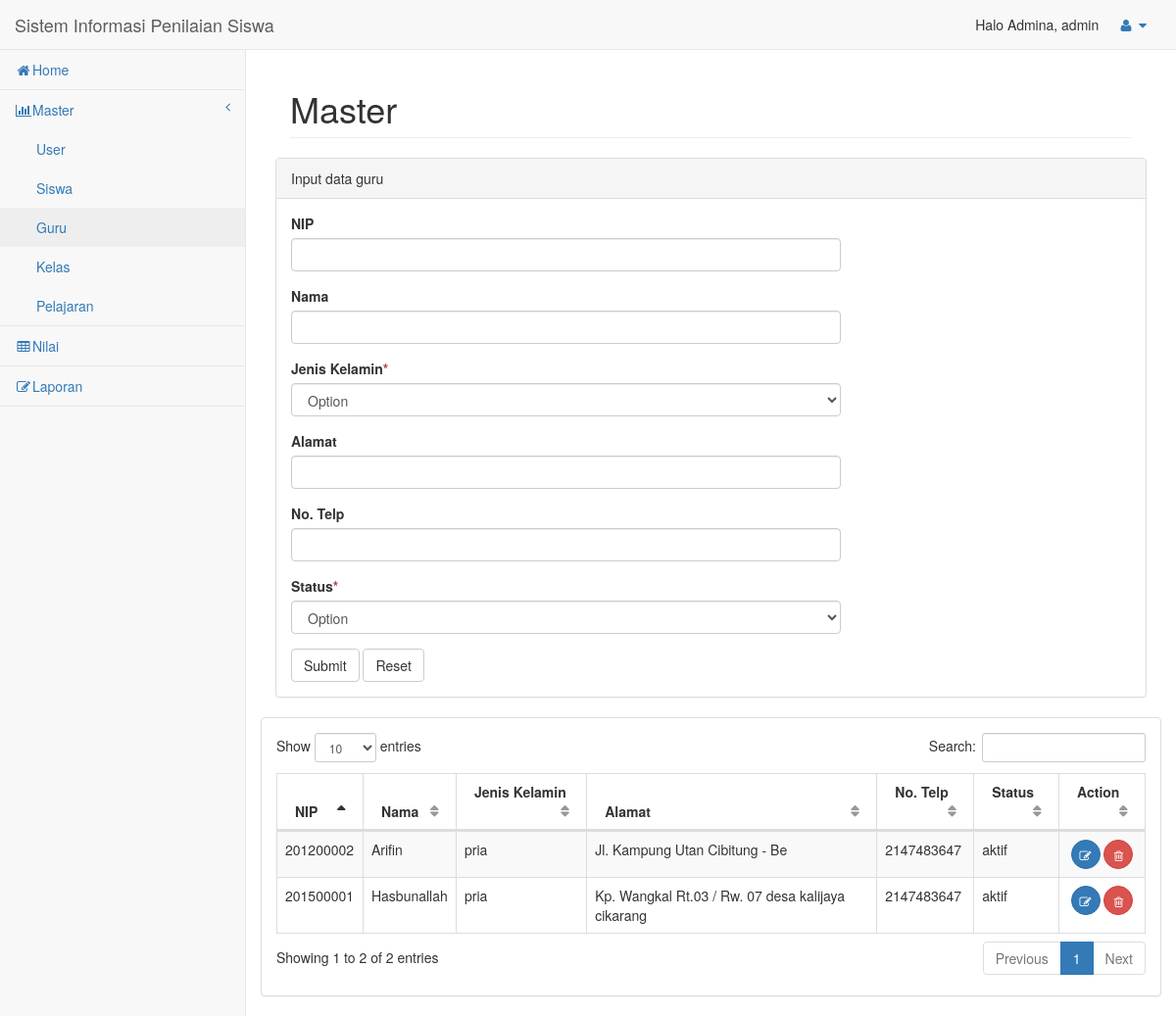
Screenshot of /admin/guru.php (signed in) with the database file from the repository.
### tables this page shows
CREATE TABLE `tbl_guru` (
  `nip` bigint(19) UNSIGNED NOT NULL,
  `nama` varchar(20) NOT NULL,
  `jk` enum('pria','wanita') NOT NULL,
  `alamat` varchar(50) NOT NULL,
  `no_tlp` bigint(13) NOT NULL,
  `status` enum('aktif','tidak') NOT NULL
);

### admin/guru.php (the view, shortened to what this page needs)
<!DOCTYPE html>
<html lang="en">
<head>
    <link href="assets/vendor/bootstrap/css/bootstrap.min.css" rel="stylesheet">
    <link href="assets/vendor/metisMenu/metisMenu.min.css" rel="stylesheet">
    <link href="assets/vendor/datatables-plugins/dataTables.bootstrap.css" rel="stylesheet">
    <link href="assets/vendor/datatables-responsive/dataTables.responsive.css" rel="stylesheet">
    <link href="assets/dist/css/sb-admin-2.css" rel="stylesheet">
    <link href="assets/vendor/font-awesome/css/font-awesome.min.css" rel="stylesheet" type="text/css">
</head>
<body>
<?php
    include "include/headerup.php";
    include "include/header.php";
?>
        <div id="page-wrapper">
            <div class="container-fluid">
                <div class="row">
                    <div class="col-lg-12">
                        <h1 class="page-header">Master</h1>
                    </div>
                    <div class="row">
                <div class="col-lg-12">
                    <div class="panel panel-default">
                        <div class="panel-heading">
                            Input data guru
                        </div>
                        <div class="panel-body">
                            <div class="row">
                                <div class="col-lg-8">
                                    <form method="post">
                    <div class="form-group">
                        <label class="control-label">NIP</label>
                        <input class="form-control" type="text" name="nip"/>
                    </div>
                    <div class="form-group">
                        <label class="control-label">Nama</label>
                        <input class="form-control" type="text" name="nama" />
                    </div>
                    <div class="form-group">
                    <label class="control-label">Jenis Kelamin<span class="text-danger">*</span></label>
                    <select class="form-control" name="jk" required="" onchange="javascript:get(this)">
                        <option value="">Option</option>
                    </select>
                    </div>
                    <div class="form-group">
                        <label class="control-label">Alamat</label>
                        <input class="form-control" type="text" name="alamat" />
                    </div>
                    <div class="form-group">
                        <label class="control-label">No. Telp</label>
                        <input class="form-control" type="text" name="no_tlp" />
                    </div>
                    <div class="form-group">
                    <label class="control-label">Status<span class="text-danger">*</span></label>
                    <select class="form-control" name="status" required="" onchange="javascript:get(this)">
                        <option value="">Option</option>
                    </select>
                    </div>
                                        <button type="submit" name="submit" value="submit" class="btn btn-default">Submit</button>
                                        <button type="reset" class="btn btn-default">Reset</button>
                                    </form>
                                </div>
                            </div>
                        </div>
                    </div>
                </div>
<div class="row">
                <div class="col-lg-12">
                    <div class="panel panel-default">
                        <div class="panel-body">
                            <table width="100%" class="table table-striped table-bordered table-hover" id="dataTables-example">
                                        <thead>
                                            <tr>
                                                <th>NIP</th>
                                                <th>Nama</th>
                                                <th>Jenis Kelamin</th>
                                                <th>Alamat</th>
                                                <th>No. Telp</th>
                                                <th>Status</th>
                                                <th>Action</th>
                                            </tr>
                                        </thead>
                                        <tbody>
                                        <?php
                                            $conn = new mysqli("localhost", "root", "", "fahri");
                                            $res = $conn->query("SELECT * FROM tbl_guru");
                                            while($row = $res->fetch_assoc()){
                                                echo '
                                                <tr>
                                                    <td>'.$row['nip'].'</td>
                                                    <td>'.$row['nama'].'</td>
                                                    <td>'.$row['jk'].'</td>
                                                    <td>'.$row['alamat'].'</td>
                                                    <td>'.$row['no_tlp'].'</td>
                                                    <td>'.$row['status'].'</td>
                                                    <td align="center">
                                                    <a class="btn btn-primary btn-circle" href="edit_guru.php?nip='.$row['nip'].'" onclick="return warn()" title="Edit"><i class="fa fa-edit "></i></a>
                                                    <a class="btn btn-danger btn-circle" href="delete_guru.php?nip='.$row['nip'].'" onclick="return warn()" title="Hapus"><i class="fa fa-trash-o "></i></a></button>
                                                    </td>
                                                </tr>
                                                ';
                                            }
                                            ?>
                                        </tbody>
                            </table>
                        </div>
                    </div>
                </div>
            </div>
        </div>
    </div>
</div>
</div>
    </div>
</body>
</html>

### rows the page displays
tbl_guru: nip "201200002", nama "Arifin", jk "pria", alamat "Jl. Kampung Utan Cibitung - Be", no_tlp "2147483647", status "aktif"
tbl_guru: nip "201500001", nama "Hasbunallah", jk "pria", alamat "Kp. Wangkal Rt.03 / Rw. 07 desa kalijaya cikarang", no_tlp "2147483647", status "aktif"

### other values shown
$nama_active "Admina"
$level "admin"
